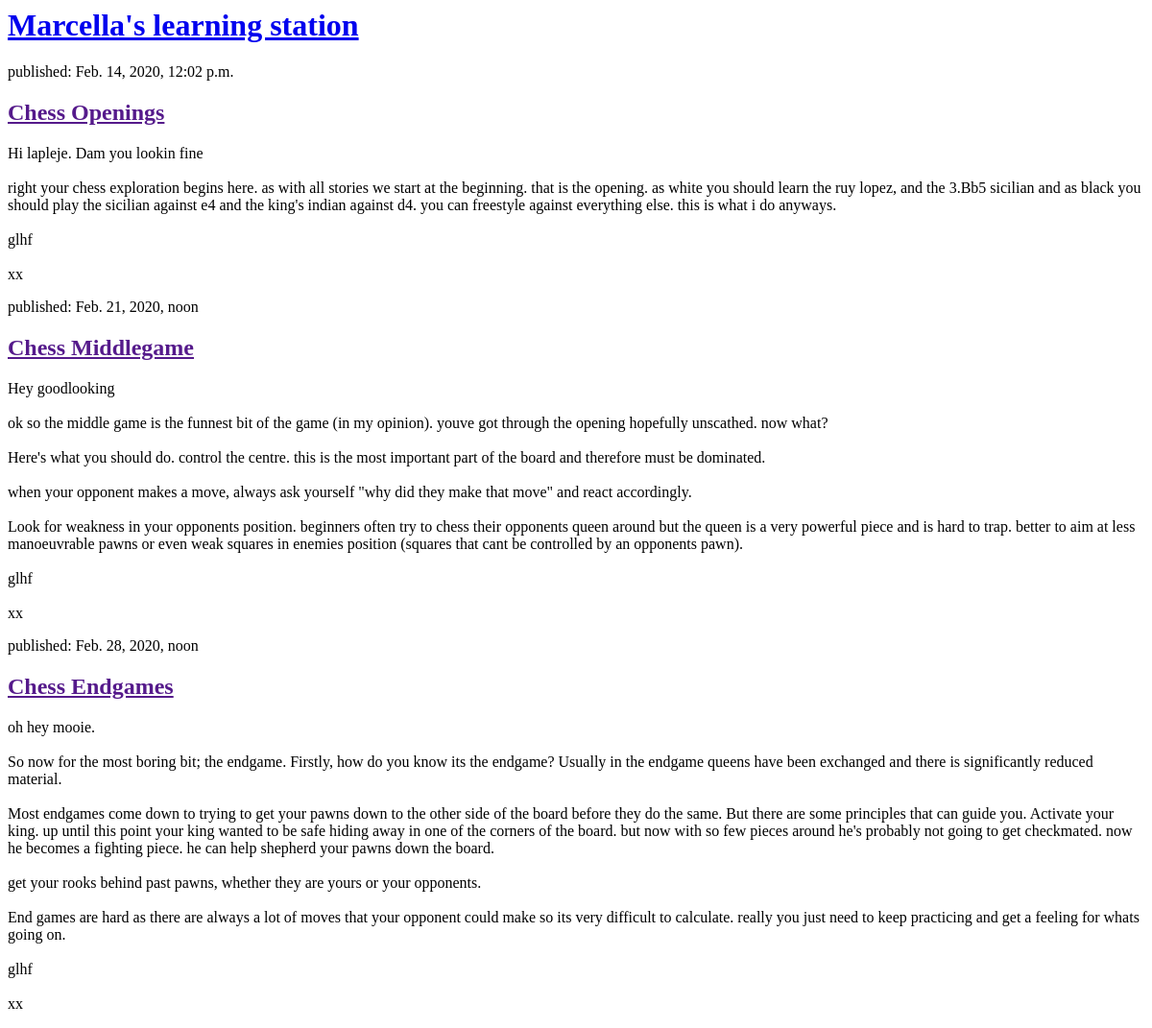
Before: / with the older database file.
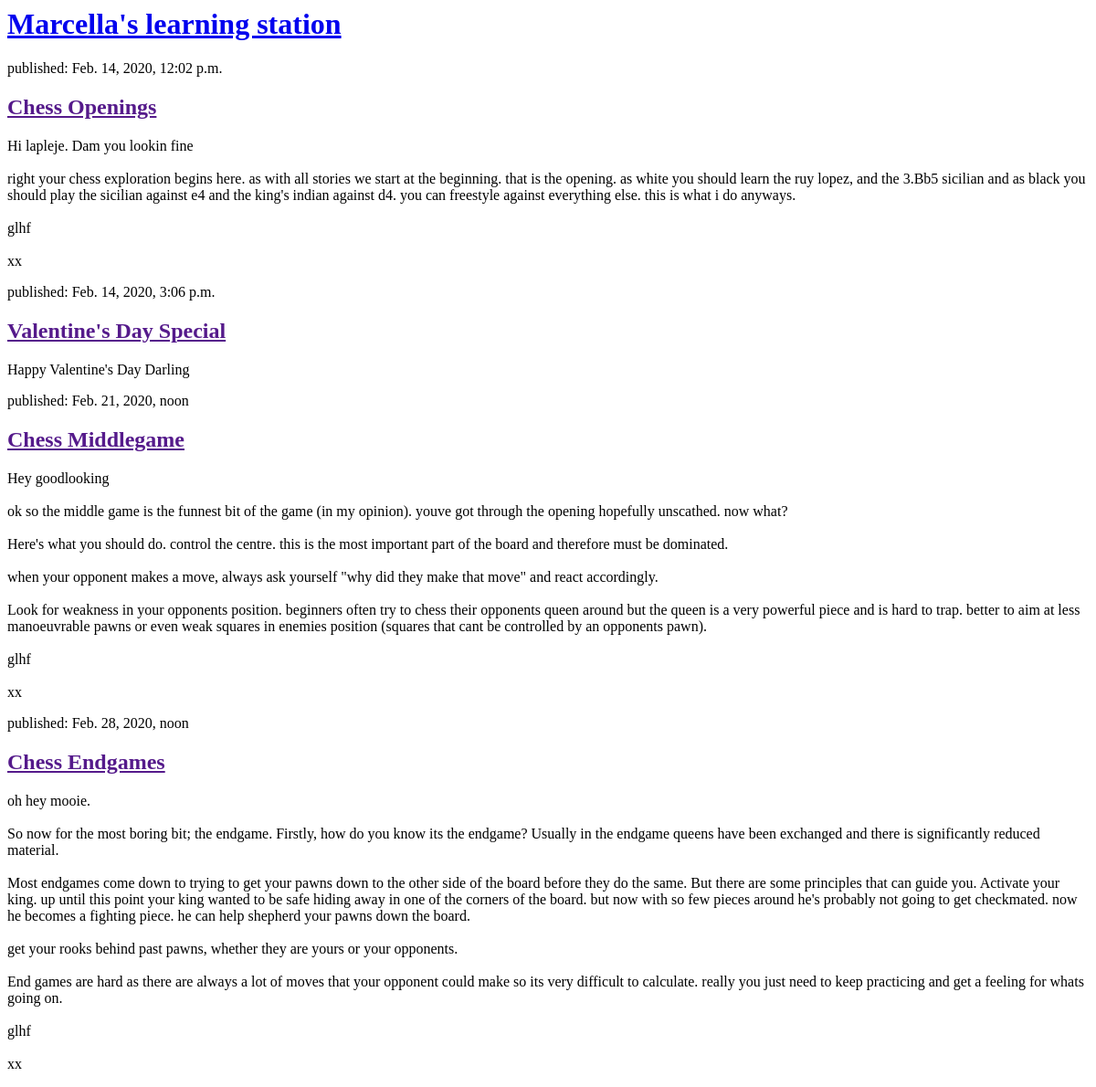
After: the same page with the newer database file.
### blog/models.py (models this page shows, shortened)
class Post(models.Model):
    author = models.ForeignKey(settings.AUTH_USER_MODEL, on_delete=models.CASCADE)
    title = models.CharField(max_length=200)
    text = models.TextField()
    created_date = models.DateTimeField(default=timezone.now)
    published_date = models.DateTimeField(blank=True, null=True)

### blog/views.py (the view)
# urls.py: path('', views.post_list, name='post_list'),
def post_list(request):
    posts = Post.objects.filter(published_date__lte=timezone.now()).order_by('published_date')
    return render(request, 'blog/post_list.html', {'posts': posts})

### blog/templates/blog/post_list.html (shortened to what this page needs)
<html>
    <head>
    </head>
    <body>
        <div>
            <h1><a href="/">Marcella's learning station</a></h1>
        </div>
		{% for post in posts %}
		    <div>
		        <p>published: {{ post.published_date }}</p>
		        <h2><a href="">{{ post.title }}</a></h2>
		        <p>{{ post.text|linebreaksbr }}</p>
		    </div>
		{% endfor %}
    </body>
</html>

Changed rows visible on the page:
added Post: published_date "Feb. 14, 2020, 3:06 p.m.", title "Valentine's Day Special", text "Happy Valentine's Day Darling"
